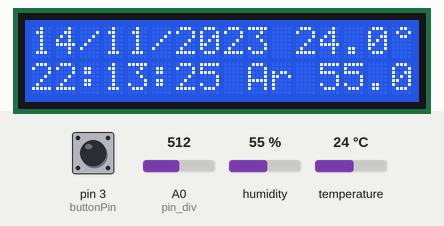
Simulated run of this sketch. Board: Arduino Uno, built with avr-gcc and run on an emulated ATmega328P. Parts: 16×2 character LCD. The test bench sets the inputs (shaded band); at power-on: pin 3 (buttonPin) HIGH, A0 (pin_div) = 512, temperature 24 °C, humidity 55 %. The local clock reads 2024-03-15 10:24:30 at power-on unless the sketch sets it; what the sketch prints to the serial monitor is not drawn.

Above: at 5.2 s.
5.3 s: pin 3 (buttonPin) pulled LOW for 0.15 s
At 6.6 s:
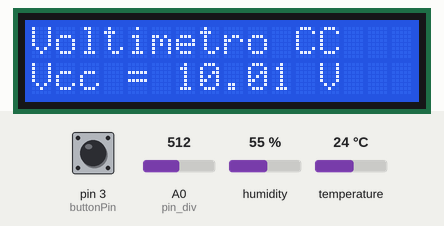
6.9 s: A0 (pin_div) set to 502
At 7.4 s:
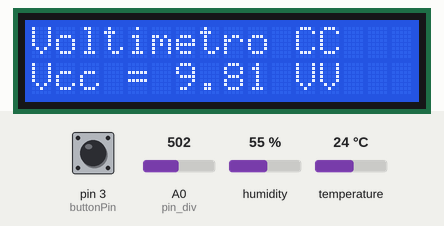
8.5 s: pin 3 (buttonPin) pulled LOW for 1 s
At 9.5 s:
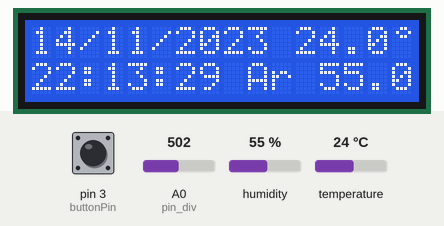
11.0 s: temperature set to 4 °C
At 11.8 s:
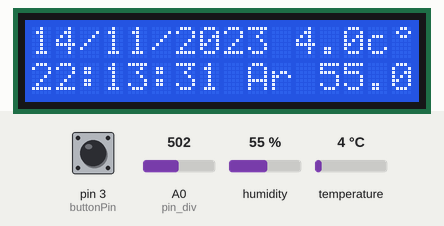
14.0 s: humidity set to 22 %
At 40.6 s:
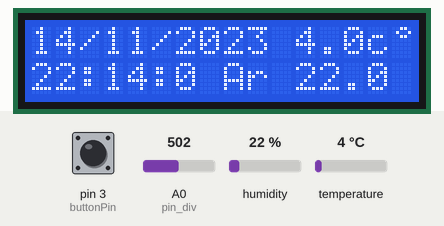
Timing chart, 0 to 42.1 s (numbered marks = the images above; inputs shaded):
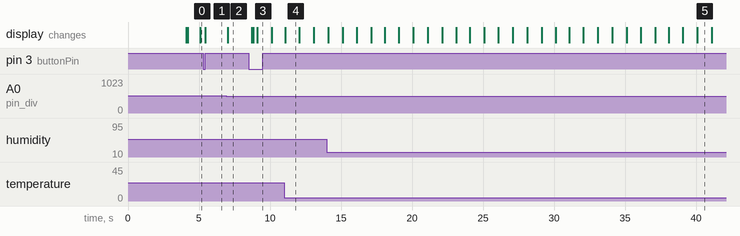

Measured:
- the behaviour switches between 512 and 511 on A0 (pin_div) (found by bisection; images 1 and 2)
- after the input at 5.3 s, the display: changes after 0.14 s (image 1)
- after the input at 6.9 s, the display: changes after 0.12 s (image 2)
- after the input at 8.5 s, the display: first changes after 0.20 s (image 3 shows a later state)
- after the input at 11.0 s, the display: changes after 0.06 s (image 4)
- what the display in image 4 shows lasts 1.0 s, from 11.1 s to 12.1 s

The sketch:

arduino.ino
```cpp
#include <DS3232RTC.h>
#include <Time.h>
#include <Wire.h>
#include <LiquidCrystal_I2C.h>
#include <RTClib.h>
#include <Adafruit_AHTX0.h>

RTC_DS3231 rtc;
LiquidCrystal_I2C lcd(0x27, 16, 2);

byte a[8] = {B00110, B01001, B00110, B00000, B00000, B00000, B00000, B00000};

Adafruit_AHTX0 aht;

const int buttonPin = 3;
int buttonState = HIGH;
int lastButtonState = HIGH;
unsigned long lastDebounceTime = 0;
unsigned long debounceDelay = 50;
bool inVoltmeterScreen = false;
int currentScreen = 0; // 0 para a tela do RTC, 1 para a tela do voltímetro

// Definição da função
time_t getTeensy3Time() {
  return rtc.now().unixtime();
}

void setup() {
  Serial.begin(9600); // Inicializa a porta serial
  rtc.begin();
  lcd.backlight(); // Liga o backlight do LCD
  rtc.adjust(DateTime(F(__DATE__), F(__TIME__)));
  if (rtc.lostPower()) {
    Serial.println("RTC perdeu energia, ajuste a data e hora!");
    // Aqui você pode definir a data e hora padrão após o RTC perder energia
    rtc.adjust(DateTime(2023, 7, 21, 23, 33, 41));
  }

  setSyncProvider(getTeensy3Time); // Configura o RTC como o provedor de tempo

  if (timeStatus() != timeSet)
    Serial.println("RTC fail");
  else
    Serial.println("RTC sync");

  lcd.begin(16, 2);

  // Verifica o horário atual para decidir se é "Bom dia" ou "Boa noite"
  int currentHour = hour();
  lcd.setCursor(3, 0);
  if (currentHour >= 0 && currentHour <= 5) {
    lcd.print("Boa Madrugada!");
  }
  if (currentHour >= 6 && currentHour <= 11) {
    lcd.print("Bom dia!");
  }
  if (currentHour >= 12 && currentHour <= 17) {
    lcd.print("Boa Tarde!");
  }else {
    lcd.print("Boa noite!");
  }

  lcd.setCursor(0, 3);
  lcd.print("Uno Mille");
  delay(4000);
  lcd.clear();

  // Configuração do botão
  pinMode(buttonPin, INPUT_PULLUP);

    // Inicialização do módulo AHT21
  if (!aht.begin()) {
    Serial.println("Falha ao iniciar o AHT21!");
  }
}

void showVoltmeterScreen() {
  const int pin_div = A0; // Definição do pino analógico para a leitura da tensão
  float R1 = 30000.0; // Valor do resistor R1 para o cálculo da tensão
  float R2 = 10000.0; // Valor do resistor R2 para o cálculo da tensão

  lcd.clear();
  lcd.setCursor(0, 0);
  lcd.print("Voltimetro CC");

  while (inVoltmeterScreen) {
    float v_lido = analogRead(pin_div);
    float v_medido = (5 * v_lido * (R1 + R2)) / (R2 * 1023);

    lcd.setCursor(0, 1);
    lcd.print("Vcc = ");
    lcd.print(v_medido, 2); // Exibe o valor com 2 casas decimais
    lcd.print(" V");

    delay(100); // Pequeno atraso para evitar atualizações rápidas demais no display

    // Check for button press to exit the Voltmeter screen
    int reading = digitalRead(buttonPin);
    if (reading != lastButtonState) {
      lastDebounceTime = millis();
    }

    if ((millis() - lastDebounceTime) > debounceDelay) {
      if (reading != buttonState) {
        buttonState = reading;

        if (buttonState == LOW) {
          inVoltmeterScreen = false;
          lcd.clear();
          return; // Return to the main loop when exiting the Voltmeter screen
        }
      }
    }

    lastButtonState = reading;
  }
}

void showTemperatureAndHumidity() {
  lcd.clear();
  lcd.setCursor(0, 0);

  sensors_event_t humidity, temp;
  aht.getEvent(&humidity, &temp);
  lcd.print(temp.temperature, 2); // Exibe a temperatura com 2 casas decimais
  lcd.print(" C");

  lcd.setCursor(0, 1);
  lcd.print("Umidade: ");
  lcd.print(humidity.relative_humidity, 2); // Exibe a umidade com 2 casas decimais
  lcd.print(" %");
}


void loop() {
  // Leitura do estado do botão com debounce
  int reading = digitalRead(buttonPin);

  if (reading != lastButtonState) {
    lastDebounceTime = millis();
  }

  if ((millis() - lastDebounceTime) > debounceDelay) {
    if (reading != buttonState) {
      buttonState = reading;

      if (buttonState == LOW) {
        // Se o botão foi pressionado, alterna entre as telas do RTC e do voltímetro
        currentScreen = (currentScreen + 1) % 2;
        inVoltmeterScreen = currentScreen == 1;

        if (inVoltmeterScreen) {
          lcd.clear();
          lcd.print("Voltimetro CC");
          // Mostrar o restante da tela do voltímetro aqui, se houver.
          showVoltmeterScreen();
        } else {
          lcd.clear();
        }
      }
    }
  }

  lastButtonState = reading;

  sensors_event_t humidity, temp;
  aht.getEvent(&humidity, &temp);

  if (!inVoltmeterScreen) {
    // Tela do RTC
    static time_t tLast;
    time_t t;
    t = now();
    if (t != tLast) {
      tLast = t;
      lcd.setCursor(0, 0);
      lcd.print(day());
      lcd.print("/");
      lcd.print(month());
      lcd.print("/");
      lcd.print(year());
      lcd.print(" ");
      lcd.print(temp.temperature, 1);// Exibe a temperatura com 2 casas decimais
      lcd.print("c");
      lcd.createChar(1, a);
      lcd.setCursor(15, 0);
      lcd.write(1);
      lcd.setCursor(0, 1);
      lcd.print(hour());
      lcd.print(":");
      lcd.print(minute());
      lcd.print(":");
      lcd.print(second());
      lcd.print(" ");
      lcd.print("Ar");
      lcd.print(" ");
      lcd.print(humidity.relative_humidity, 1); // Exibe a umidade com 2 casas decimais
      lcd.print(" %");
    }
  }

  // Verifica se o Serial Monitor está aberto e realiza o ajuste de data e hora
  if (Serial.available() > 0) {
    adjustDateTime();
  }
}

// Função para ajustar data e hora via Serial Monitor
void adjustDateTime() {
  String data;
  String hora;
  int dia, mes, ano, hora_h, minuto, segundo;

  while (Serial.available() > 0) {
    char c = Serial.read();
    if (c == '\n') break;
    data += c;
  }
  dia = data.substring(0, 2).toInt();
  mes = data.substring(3, 5).toInt();
  ano = data.substring(6).toInt();

  while (Serial.available() > 0) {
    char c = Serial.read();
    if (c == '\n') break;
    hora += c;
  }
  hora_h = hora.substring(0, 2).toInt();
  minuto = hora.substring(3, 5).toInt();
  segundo = hora.substring(6).toInt();

  rtc.adjust(DateTime(ano, mes, dia, hora_h, minuto, segundo));

  Serial.println("Data e hora ajustadas com sucesso!");
}
```
